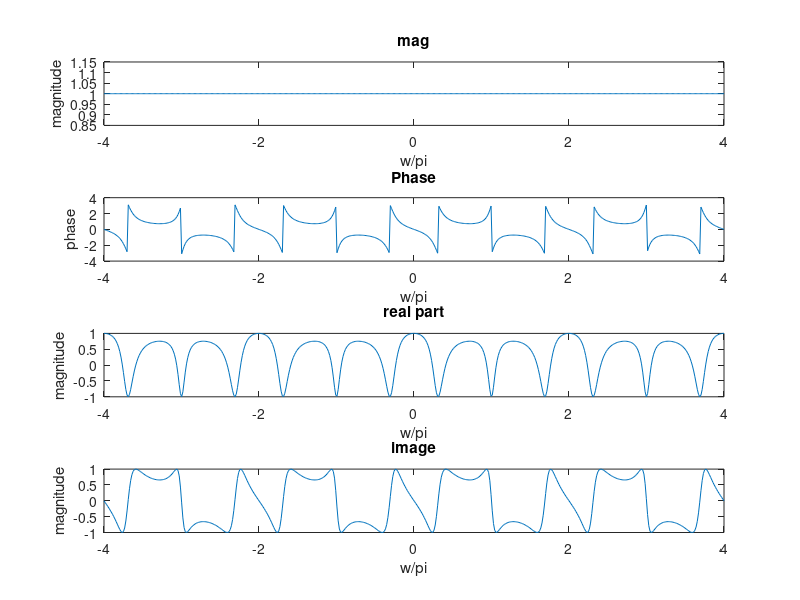

This figure's MATLAB source:
w=[-4*pi:(8*pi/511):4*pi];
a=[0.7 -.5 .3 1];
b=[1 .3 -.5 .7];
h=freqz(a,b,w);
subplot(411)
plot((w/pi),abs(h))
title('mag')
xlabel('w/pi');
ylabel('magnitude');
subplot(412)
plot((w/pi),angle(h))
title('Phase')
xlabel('w/pi');
ylabel('phase');
subplot(413)
plot((w/pi),real(h))
title('real part')
xlabel('w/pi');
ylabel('magnitude');
subplot(414)
plot((w/pi),imag(h))
title('image')
xlabel('w/pi');
ylabel('magnitude');